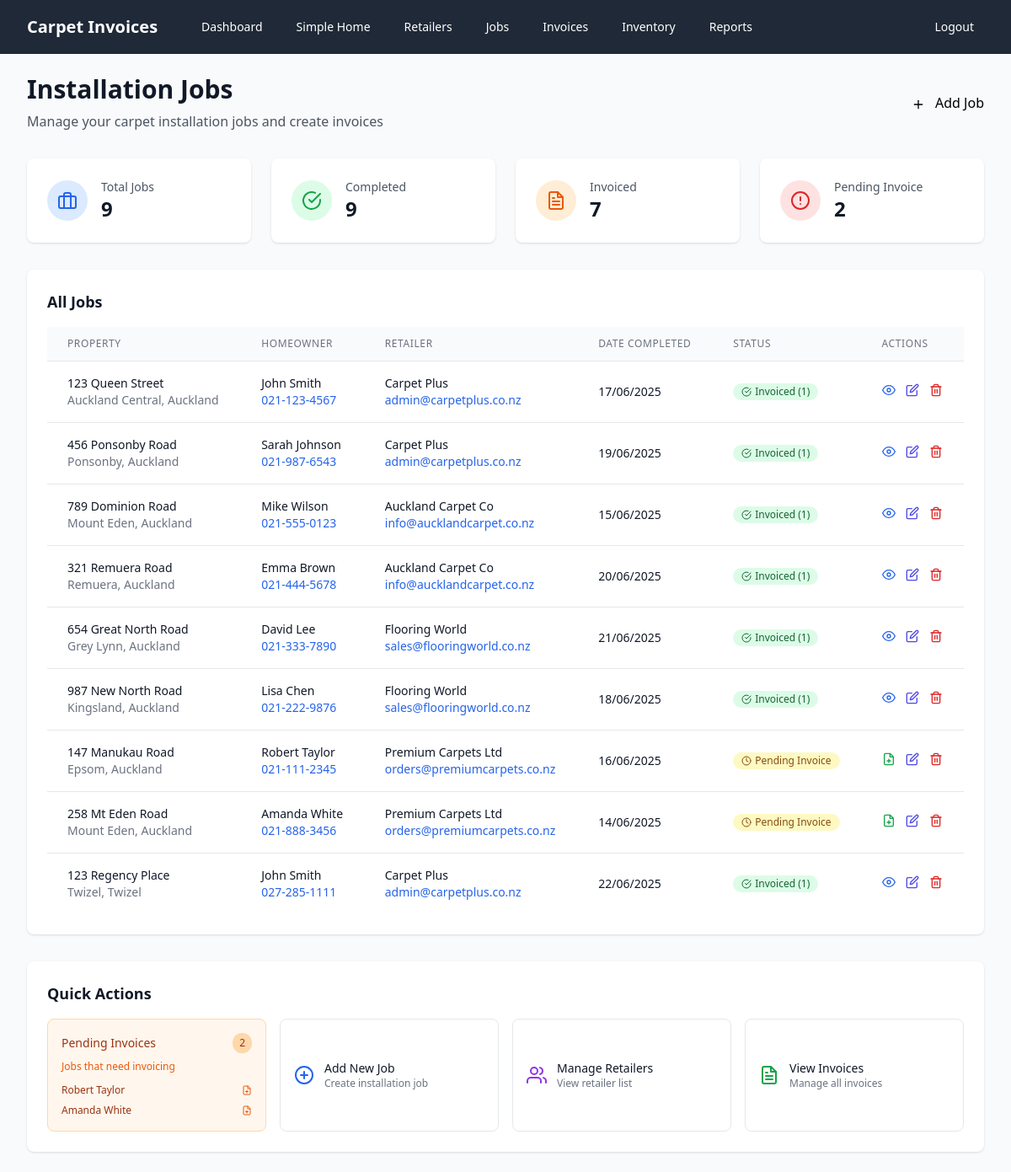
The app's page /jobs (signed in) with its own data.
### models.py (models this page shows, shortened)
class Job(db.Model):
    id = db.Column(db.Integer, primary_key=True)
    street_address = db.Column(db.String(200), nullable=False)
    suburb = db.Column(db.String(100), nullable=False)
    town_city = db.Column(db.String(100), nullable=False)
    retailer_id = db.Column(db.Integer, ForeignKey('retailer.id'), nullable=False)
    homeowner_name = db.Column(db.String(100), nullable=False)
    homeowner_phone = db.Column(db.String(20), nullable=False)
    date_completed = db.Column(db.Date, nullable=False)
    retailer = relationship("Retailer", back_populates="jobs")
    invoices = relationship("Invoice", back_populates="job")

class Retailer(db.Model):
    id = db.Column(db.Integer, primary_key=True)
    name = db.Column(db.String(100), nullable=False)
    email = db.Column(db.String(120), nullable=False)
    phone = db.Column(db.String(20), nullable=False)
    jobs = relationship("Job", back_populates="retailer")

### app.py (the view)
@app.route('/jobs')
@login_required
def jobs():
    jobs_list = db.session.query(Job).join(Retailer).all()
    return render_template('jobs.html', jobs=jobs_list)

### app.py (called while the page is built)
def login_required(f):
    from functools import wraps
    @wraps(f)
    def decorated_function(*args, **kwargs):
        if not session.get('logged_in'):
            return redirect(url_for('login'))
        return f(*args, **kwargs)
    return decorated_function

@app.template_filter('nz_date')
def nz_date_filter(date):
    if date:
        return date.strftime('%d/%m/%Y')
    return ''

### templates/jobs.html (shortened to what this page needs)
{% extends "base.html" %}
{% block content %}
<div class="flex flex-col sm:flex-row justify-between items-start sm:items-center mb-8">
    <div>
        <h1 class="text-3xl font-bold text-gray-900">Installation Jobs</h1>
        <p class="mt-2 text-gray-600">Manage your carpet installation jobs and create invoices</p>
    </div>
    <div class="mt-4 sm:mt-0">
        <a href="{{ url_for('add_job') }}" class="btn-primary">
            <i data-feather="plus" class="inline h-4 w-4 mr-2"></i>
            Add Job
        </a>
    </div>
</div>
<div class="grid grid-cols-1 md:grid-cols-4 gap-6 mb-8">
    <div class="bg-white rounded-lg shadow p-6">
        <div class="flex items-center">
            <div class="p-3 rounded-full bg-blue-100">
                <i data-feather="briefcase" class="h-6 w-6 text-blue-600"></i>
            </div>
            <div class="ml-4">
                <p class="text-sm font-medium text-gray-600">Total Jobs</p>
                <p class="text-2xl font-bold text-gray-900">{{ jobs|length }}</p>
            </div>
        </div>
    </div>
    <div class="bg-white rounded-lg shadow p-6">
        <div class="flex items-center">
            <div class="p-3 rounded-full bg-green-100">
                <i data-feather="check-circle" class="h-6 w-6 text-green-600"></i>
            </div>
            <div class="ml-4">
                <p class="text-sm font-medium text-gray-600">Completed</p>
                <p class="text-2xl font-bold text-gray-900">{{ jobs|length }}</p>
            </div>
        </div>
    </div>
    <div class="bg-white rounded-lg shadow p-6">
        <div class="flex items-center">
            <div class="p-3 rounded-full bg-orange-100">
                <i data-feather="file-text" class="h-6 w-6 text-orange-600"></i>
            </div>
            <div class="ml-4">
                <p class="text-sm font-medium text-gray-600">Invoiced</p>
                <p class="text-2xl font-bold text-gray-900">
                    {{ jobs|selectattr('invoices')|list|length }}
                </p>
            </div>
        </div>
    </div>
    <div class="bg-white rounded-lg shadow p-6">
        <div class="flex items-center">
            <div class="p-3 rounded-full bg-red-100">
                <i data-feather="alert-circle" class="h-6 w-6 text-red-600"></i>
            </div>
            <div class="ml-4">
                <p class="text-sm font-medium text-gray-600">Pending Invoice</p>
                <p class="text-2xl font-bold text-gray-900">
                    {{ jobs|rejectattr('invoices')|list|length }}
                </p>
            </div>
        </div>
    </div>
</div>
<div class="bg-white rounded-lg shadow">
    <div class="p-6">
        <h2 class="text-lg font-semibold text-gray-900 mb-4">All Jobs</h2>
        {% if jobs %}
        <div class="overflow-x-auto">
            <table class="min-w-full divide-y divide-gray-200">
                <thead class="bg-gray-50">
                    <tr>
                        <th class="px-6 py-3 text-left text-xs font-medium text-gray-500 uppercase tracking-wider">
                            Property
                        </th>
                        <th class="px-6 py-3 text-left text-xs font-medium text-gray-500 uppercase tracking-wider">
                            Homeowner
                        </th>
                        <th class="px-6 py-3 text-left text-xs font-medium text-gray-500 uppercase tracking-wider">
                            Retailer
                        </th>
                        <th class="px-6 py-3 text-left text-xs font-medium text-gray-500 uppercase tracking-wider">
                            Date Completed
                        </th>
                        <th class="px-6 py-3 text-left text-xs font-medium text-gray-500 uppercase tracking-wider">
                            Status
                        </th>
                        <th class="px-6 py-3 text-left text-xs font-medium text-gray-500 uppercase tracking-wider">
                            Actions
                        </th>
                    </tr>
                </thead>
                <tbody class="bg-white divide-y divide-gray-200">
                    {% for job in jobs %}
                    <tr class="hover:bg-gray-50">
                        <td class="px-6 py-4 whitespace-nowrap">
                            <div class="text-sm font-medium text-gray-900">{{ job.street_address }}</div>
                            <div class="text-sm text-gray-500">{{ job.suburb }}, {{ job.town_city }}</div>
                        </td>
                        <td class="px-6 py-4 whitespace-nowrap">
                            <div class="text-sm text-gray-900">{{ job.homeowner_name }}</div>
                            <div class="text-sm text-gray-500">
                                <a href="tel:{{ job.homeowner_phone }}" class="text-blue-600 hover:text-blue-800">
                                    {{ job.homeowner_phone }}
                                </a>
                            </div>
                        </td>
                        <td class="px-6 py-4 whitespace-nowrap">
                            <div class="text-sm text-gray-900">{{ job.retailer.name }}</div>
                            <div class="text-sm text-gray-500">
                                <a href="mailto:{{ job.retailer.email }}" class="text-blue-600 hover:text-blue-800">
                                    {{ job.retailer.email }}
                                </a>
                            </div>
                        </td>
                        <td class="px-6 py-4 whitespace-nowrap text-sm text-gray-900">
                            {{ job.date_completed | nz_date }}
                        </td>
                        <td class="px-6 py-4 whitespace-nowrap">
                            {% if job.invoices %}
                                <span class="inline-flex items-center px-2.5 py-0.5 rounded-full text-xs font-medium bg-green-100 text-green-800">
                                    <i data-feather="check-circle" class="w-3 h-3 mr-1"></i>
                                    Invoiced ({{ job.invoices|length }})
                                </span>
                            {% else %}
                                <span class="inline-flex items-center px-2.5 py-0.5 rounded-full text-xs font-medium bg-yellow-100 text-yellow-800">
                                    <i data-feather="clock" class="w-3 h-3 mr-1"></i>
                                    Pending Invoice
                                </span>
                            {% endif %}
                        </td>
                        <td class="px-6 py-4 whitespace-nowrap text-sm font-medium">
                            <div class="flex space-x-3">
                                {% if not job.invoices %}
                                    <a href="{{ url_for('add_invoice', job_id=job.id) }}"
                                       class="text-green-600 hover:text-green-800"
                                       title="Create Invoice">
                                        <i data-feather="file-plus" class="h-4 w-4"></i>
                                    </a>
                                {% else %}
                                    <a href="{{ url_for('invoice_preview', invoice_id=job.invoices[0].id) }}"
                                       class="text-blue-600 hover:text-blue-800"
                                       title="View Invoice">
                                        <i data-feather="eye" class="h-4 w-4"></i>
                                    </a>
                                {% endif %}
                                <a href="{{ url_for('edit_job', job_id=job.id) }}" class="text-indigo-600 hover:text-indigo-800" title="Edit Job">
                                    <i data-feather="edit" class="h-4 w-4"></i>
                                </a>
                                <form method="POST" action="{{ url_for('delete_job', job_id=job.id) }}" class="inline delete-form">
                                    <button type="submit" class="text-red-600 hover:text-red-800" title="Delete Job">
                                        <i data-feather="trash-2" class="h-4 w-4"></i>
                                    </button>
                                </form>
                            </div>
                        </td>
                    </tr>
                    {% endfor %}
                </tbody>
            </table>
        </div>
        {% endif %}
    </div>
</div>
{% if jobs %}
<div class="mt-8 bg-white rounded-lg shadow">
    <div class="p-6">
        <h3 class="text-lg font-semibold text-gray-900 mb-4">Quick Actions</h3>
        <div class="grid grid-cols-1 sm:grid-cols-2 lg:grid-cols-4 gap-4">
            {% set pending_jobs = jobs|rejectattr('invoices')|list %}
            {% if pending_jobs %}
            <div class="border border-orange-200 rounded-lg p-4 bg-orange-50">
                <div class="flex items-center justify-between mb-2">
                    <h4 class="text-sm font-medium text-orange-800">Pending Invoices</h4>
                    <span class="bg-orange-200 text-orange-800 text-xs px-2 py-1 rounded-full">
                        {{ pending_jobs|length }}
                    </span>
                </div>
                <p class="text-xs text-orange-600 mb-3">Jobs that need invoicing</p>
                <div class="space-y-2">
                    {% for job in pending_jobs[:3] %}
                    <div class="flex items-center justify-between">
                        <span class="text-xs text-orange-800 truncate">{{ job.homeowner_name }}</span>
                        <a href="{{ url_for('add_invoice', job_id=job.id) }}"
                           class="text-orange-600 hover:text-orange-800">
                            <i data-feather="file-plus" class="h-3 w-3"></i>
                        </a>
                    </div>
                    {% endfor %}
                </div>
            </div>
            {% endif %}
            <a href="{{ url_for('add_job') }}" class="flex items-center p-4 border border-gray-200 rounded-lg hover:bg-gray-50 transition duration-200">
                <div class="flex-shrink-0">
                    <i data-feather="plus-circle" class="h-6 w-6 text-blue-600"></i>
                </div>
                <div class="ml-3">
                    <p class="text-sm font-medium text-gray-900">Add New Job</p>
                    <p class="text-xs text-gray-500">Create installation job</p>
                </div>
            </a>
            <a href="{{ url_for('retailers') }}" class="flex items-center p-4 border border-gray-200 rounded-lg hover:bg-gray-50 transition duration-200">
                <div class="flex-shrink-0">
                    <i data-feather="users" class="h-6 w-6 text-purple-600"></i>
                </div>
                <div class="ml-3">
                    <p class="text-sm font-medium text-gray-900">Manage Retailers</p>
                    <p class="text-xs text-gray-500">View retailer list</p>
                </div>
            </a>
            <a href="{{ url_for('invoices') }}" class="flex items-center p-4 border border-gray-200 rounded-lg hover:bg-gray-50 transition duration-200">
                <div class="flex-shrink-0">
                    <i data-feather="file-text" class="h-6 w-6 text-green-600"></i>
                </div>
                <div class="ml-3">
                    <p class="text-sm font-medium text-gray-900">View Invoices</p>
                    <p class="text-xs text-gray-500">Manage all invoices</p>
                </div>
            </a>
        </div>
    </div>
</div>
{% endif %}
{% endblock %}

### templates/base.html (style rules this page uses)
.btn-primary { @apply bg-blue-600 hover:bg-blue-700 text-white font-semibold py-3 px-6 rounded-lg transition duration-200; }

### records on screen
Job: street_address "123 Queen Street", suburb "Auckland Central", town_city "Auckland", homeowner_name "John Smith", homeowner_phone "021-123-4567", retailer.name "Carpet Plus", retailer.email "admin@carpetplus.co.nz", date_completed|nz_date "17/06/2025", invoices|length "1"
Job: street_address "456 Ponsonby Road", suburb "Ponsonby", town_city "Auckland", homeowner_name "Sarah Johnson", homeowner_phone "021-987-6543", retailer.name "Carpet Plus", retailer.email "admin@carpetplus.co.nz", date_completed|nz_date "19/06/2025", invoices|length "1"
Job: street_address "789 Dominion Road", suburb "Mount Eden", town_city "Auckland", homeowner_name "Mike Wilson", homeowner_phone "021-555-0123", retailer.name "Auckland Carpet Co", retailer.email "info@aucklandcarpet.co.nz", date_completed|nz_date "15/06/2025", invoices|length "1"
Job: street_address "321 Remuera Road", suburb "Remuera", town_city "Auckland", homeowner_name "Emma Brown", homeowner_phone "021-444-5678", retailer.name "Auckland Carpet Co", retailer.email "info@aucklandcarpet.co.nz", date_completed|nz_date "20/06/2025", invoices|length "1"
Job: street_address "654 Great North Road", suburb "Grey Lynn", town_city "Auckland", homeowner_name "David Lee", homeowner_phone "021-333-7890", retailer.name "Flooring World", retailer.email "sales@flooringworld.co.nz", date_completed|nz_date "21/06/2025", invoices|length "1"
Job: street_address "987 New North Road", suburb "Kingsland", town_city "Auckland", homeowner_name "Lisa Chen", homeowner_phone "021-222-9876", retailer.name "Flooring World", retailer.email "sales@flooringworld.co.nz", date_completed|nz_date "18/06/2025", invoices|length "1"
Job: street_address "147 Manukau Road", suburb "Epsom", town_city "Auckland", homeowner_name "Robert Taylor", homeowner_phone "021-111-2345", retailer.name "Premium Carpets Ltd", retailer.email "orders@premiumcarpets.co.nz", date_completed|nz_date "16/06/2025", shows "Pending Invoice"
Job: street_address "258 Mt Eden Road", suburb "Mount Eden", town_city "Auckland", homeowner_name "Amanda White", homeowner_phone "021-888-3456", retailer.name "Premium Carpets Ltd", retailer.email "orders@premiumcarpets.co.nz", date_completed|nz_date "14/06/2025", shows "Pending Invoice"
Job: street_address "123 Regency Place", suburb "Twizel", town_city "Twizel", homeowner_name "John Smith", homeowner_phone "027-285-1111", retailer.name "Carpet Plus", retailer.email "admin@carpetplus.co.nz", date_completed|nz_date "22/06/2025", invoices|length "1"

### other values on screen
{{ jobs|length }} "9"
{{ jobs|selectattr('invoices')|list|length }} "7"
{{ jobs|rejectattr('invoices')|list|length }} "2"
{{ pending_jobs|length }} "2"
